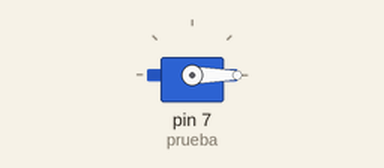
This sketch was run on a simulated Arduino Uno, built with avr-gcc and run on an emulated ATmega328P. On the bench: servo.

Above: at 0.05 s.
Timing chart, 0 to 4.6 s (numbered marks = the images above):
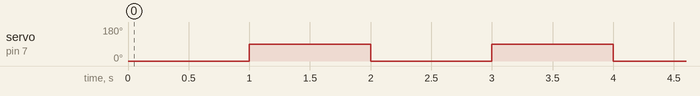

The sketch:

Yazmin_Servomotor.ino
```cpp
#include <Servo.h>
Servo prueba;
void setup()
{
  prueba.attach(7);
}

void loop()
{
  prueba.write(0);
  delay(1000);
  prueba.write(90);
  delay(1000);
}
```

Measured:
- by itself, servo on pin 7 (prueba): alternates 90° for 1.0 s and 0° for 1.0 s
